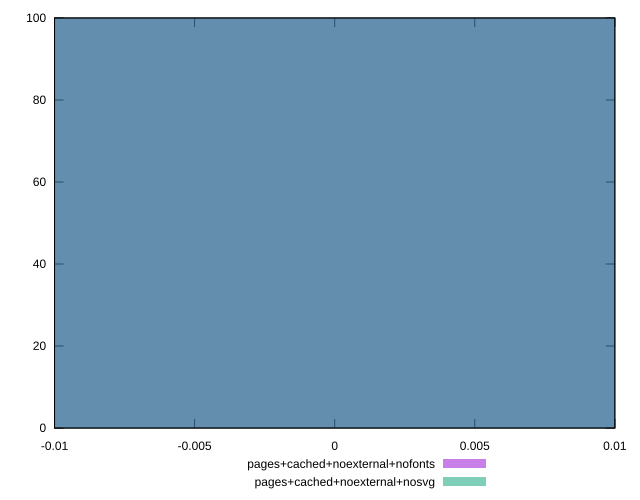

The gnuplot source for this figure:
reset

$pagesCachedNoexternalNofonts <<EOF
0 100
EOF

$pagesCachedNoexternalNosvg <<EOF
0 100
EOF

set key outside below
set boxwidth 0.1
set xrange [-0.01:0.01]
set yrange [0:100]
set trange [0:100]
set style fill transparent solid 0.5 noborder
set terminal svg size 640, 500 enhanced background rgb 'white'
set output "reprap/unused-javascript/comparison/histogram/6_vs_7.svg"

plot $pagesCachedNoexternalNofonts title "pages+cached+noexternal+nofonts" with boxes, \
     $pagesCachedNoexternalNosvg title "pages+cached+noexternal+nosvg" with boxes

reset
